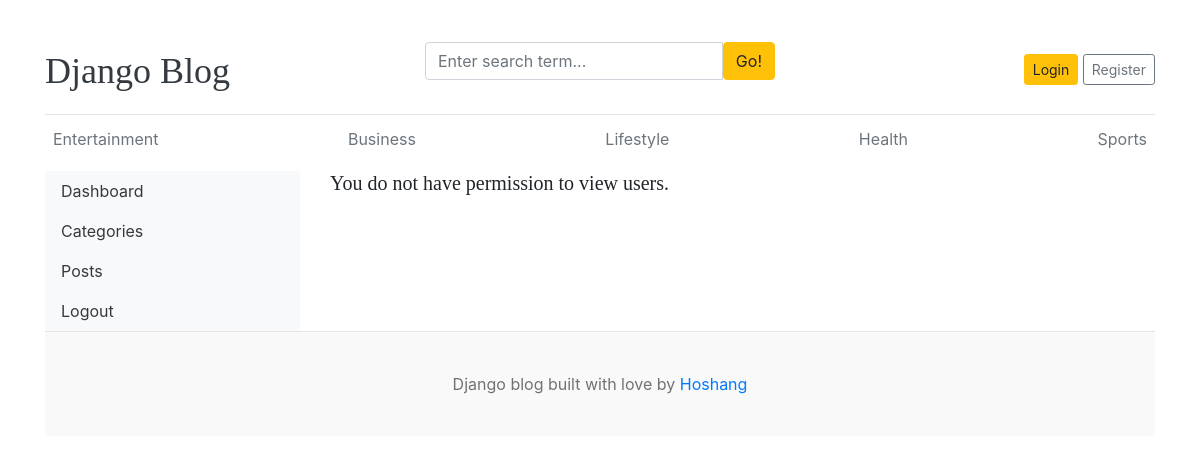
The page /dashboard/users/ on the database its author committed.
### blogs/models.py (models this page shows, shortened)
class Category(models.Model):
    category_name = models.CharField(max_length=50, unique=True )
    created_at = models.DateTimeField(auto_now_add=True)
    updated_at = models.DateTimeField(auto_now=True)
    class Meta:
        verbose_name_plural = 'Categories'

### dashboards/views.py (the view)
# urls.py: path('users/', views.users, name='users'),
def users(request):
    users=User.objects.all()
    context={ 'users': users }
    return render(request, 'dashboard/users.html',context)

### blogs/context_processors.py (called while the page is built)
def get_categories(request):
    categories = Category.objects.all()
    return dict(categories=categories)

def get_social_links(request):
    social_links=SocialLinks.objects.all()
    return dict(social_links=social_links)

### templates/dashboard/users.html
﻿{% extends 'base.html' %}
    {% block content %}
<div class="row">
    {% include 'dashboard/sidebar.html' %}
    <div class="col-md-9">
      {% if perms.auth.view_user %}
        <h2>All Users</h2>
          <a href="{% url 'add_user' %}" class="btn btn-dark text-light float-right mb-2">Add User</a>
        <table class="table table-hover">
            <thead>
              <tr>
                <th>#</th>
                <th>Full Name</th>
                <th>Username</th>
                <th>Email</th>
                <th>Active</th>
                <th>Staff</th>
                <th>Superuser</th>
                <th>Action</th>
              </tr>
            </thead>
            <tbody>
              {% for user in users   %}
              <tr>
                <td>{{ forloop.counter }}</td>
                <td>{{ user.get_full_name }}</td>
                <td>{{ user.username }}</td>
                <td>{{ user.email }}</td>
                <td><i class="fa {% if user.is_active %}fa-check text-success{% else %}fa-times text-danger{% endif %} "></i></td>
                <td><i class="fa {% if user.is_staff %}fa-check text-success{% else %}fa-times text-danger{% endif %} "></i></td>
                <td><i class="fa {% if user.is_superuser %}fa-check text-success{% else %}fa-times text-danger{% endif %} "></i></td>
                <td>
                    <a href="{% url 'edit_user' user.id %}"><i class="fa fa-edit text-success"></i></a>
                    &nbsp;
                    <a href="{% url 'delete_user' user.id %}"><i class="fa fa-trash text-danger"></i></a>
                </td>
              </tr>
              {% endfor %}
            </tbody>
          </table>
          {% else %}
          <h5>You do not have permission to view users.</h5>
          {% endif %}
    </div>
</div>
{% endblock %}

### templates/base.html (shortened to what this page needs)
{% load static %}
<!DOCTYPE html>
<html lang="en">
<head>
    <link href="https://getbootstrap.com/docs/4.0/dist/css/bootstrap.min.css" rel="stylesheet">
    <link href="{% static 'css/blog.css' %}" rel="stylesheet">
    <link rel="stylesheet" href="https://cdnjs.cloudflare.com/ajax/libs/font-awesome/4.7.0/css/font-awesome.min.css">
  </head>
<body>
    <div class="container">
      <header class="blog-header py-3">
        <div class="row flex-nowrap justify-content-between align-items-center">
          <div class="col-4 pt-1">
            <a class="blog-header-logo text-dark" href="/">Django Blog</a>
          </div>
          <div class="col-4">
           <form action="{% url 'search' %}" method="GET">
              <div class="input-group">
                <input class="form-control" type="text" name="keyword" value="{{keyword}}"  placeholder="Enter search term..." aria-label="Enter search term..." aria-describedby="button-search" />
                <button type="submit" class="btn btn-warning" id="button-search" type="button">Go!</button>
            </div>
            </form>
          </div>
          <div class="col-4 d-flex justify-content-end align-items-center">
            {% if not user.is_authenticated %}
                <a class="btn btn-sm btn-warning" href="{% url 'login' %}">Login</a> &nbsp;
                <a class="btn btn-sm btn-outline-secondary" href="{% url 'register' %}">Register</a>
            {% else %}
              <span class="text-muted">
                <a class="btn btn-sm btn-warning" href="{% url 'dashboard' %}">Dashboard</a> &nbsp;
                <a class="btn btn-sm btn-warning" href="{% url 'logout' %}">Logout</a>
              </span>
            {% endif %}
          </div>
        </div>
      </header>
      <div class="nav-scroller py-1 mb-2">
        <nav class="nav d-flex justify-content-between">
          {% for category in categories %}
            <a class="p-2 text-muted" href="{% url 'post_by_category' category.id %}">{{ category.category_name }}</a>
          {% endfor %}
        </nav>
      </div>
{% block content %}
{% endblock %}
<footer class="blog-footer">
  <p>Django blog built with love by <a href="#">Hoshang</a></p>
  </footer>
  </body>
  </html>

### blog_main/static/css/blog.css (style rules this page uses)
.blog-header { border-bottom: 1px solid #e5e5e5; }
.blog-header-logo { font-family: "Playfair Display", Georgia, "Times New Roman", serif; font-size: 2.25rem; }
h1, h2, h3, h4, h5, h6 { font-family: "Playfair Display", Georgia, "Times New Roman", serif; }
.blog-footer { padding: 2.5rem 0; color: #727272; text-align: center; background-color: #f9f9f9; border-top: .05rem solid #e5e5e5; }
.blog-footer p:last-child { margin-bottom: 0; }

### rows shown on the page
Category: category_name "Entertainment"
Category: category_name "Business"
Category: category_name "Lifestyle"
Category: category_name "Health"
Category: category_name "Sports"
